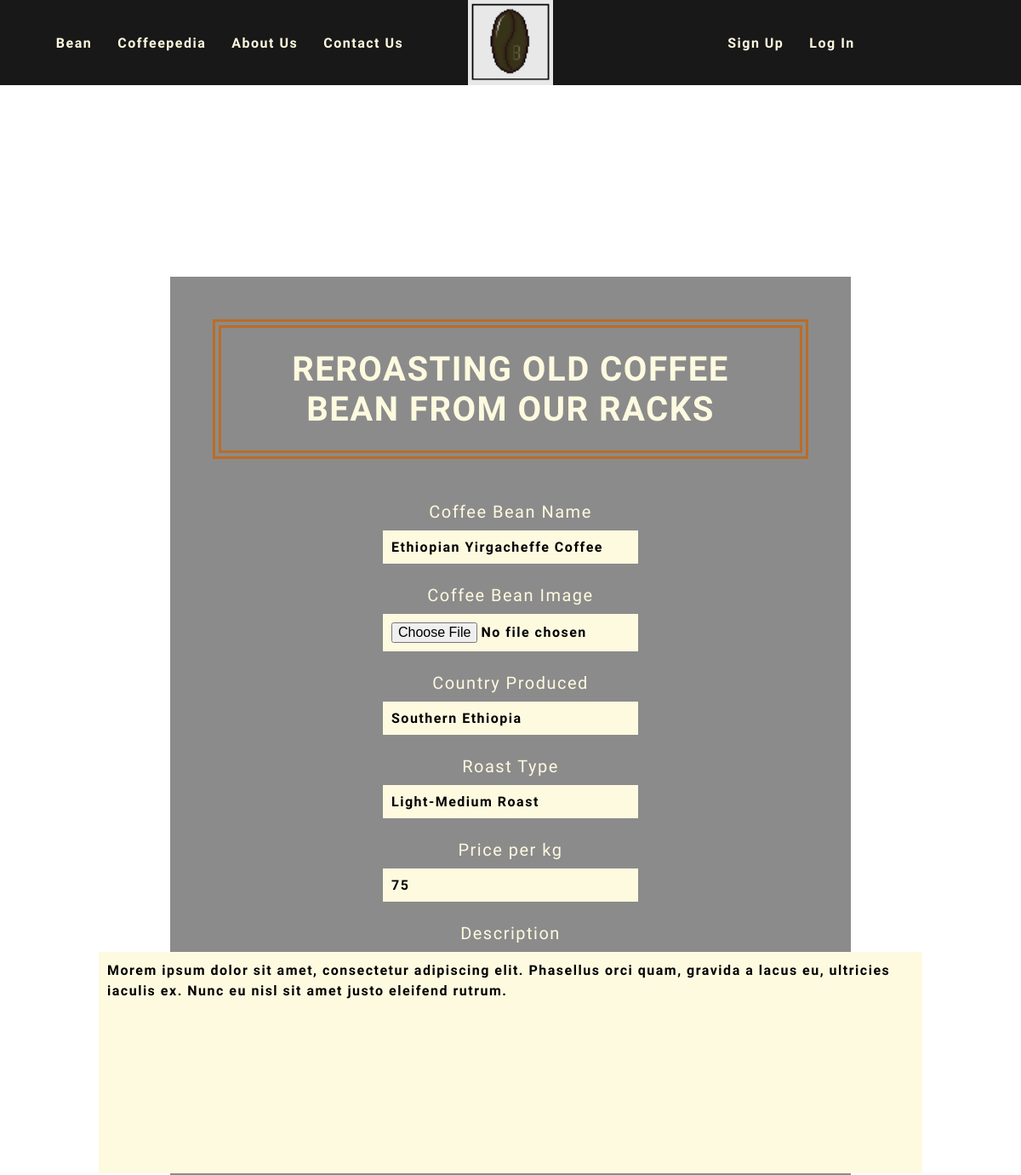
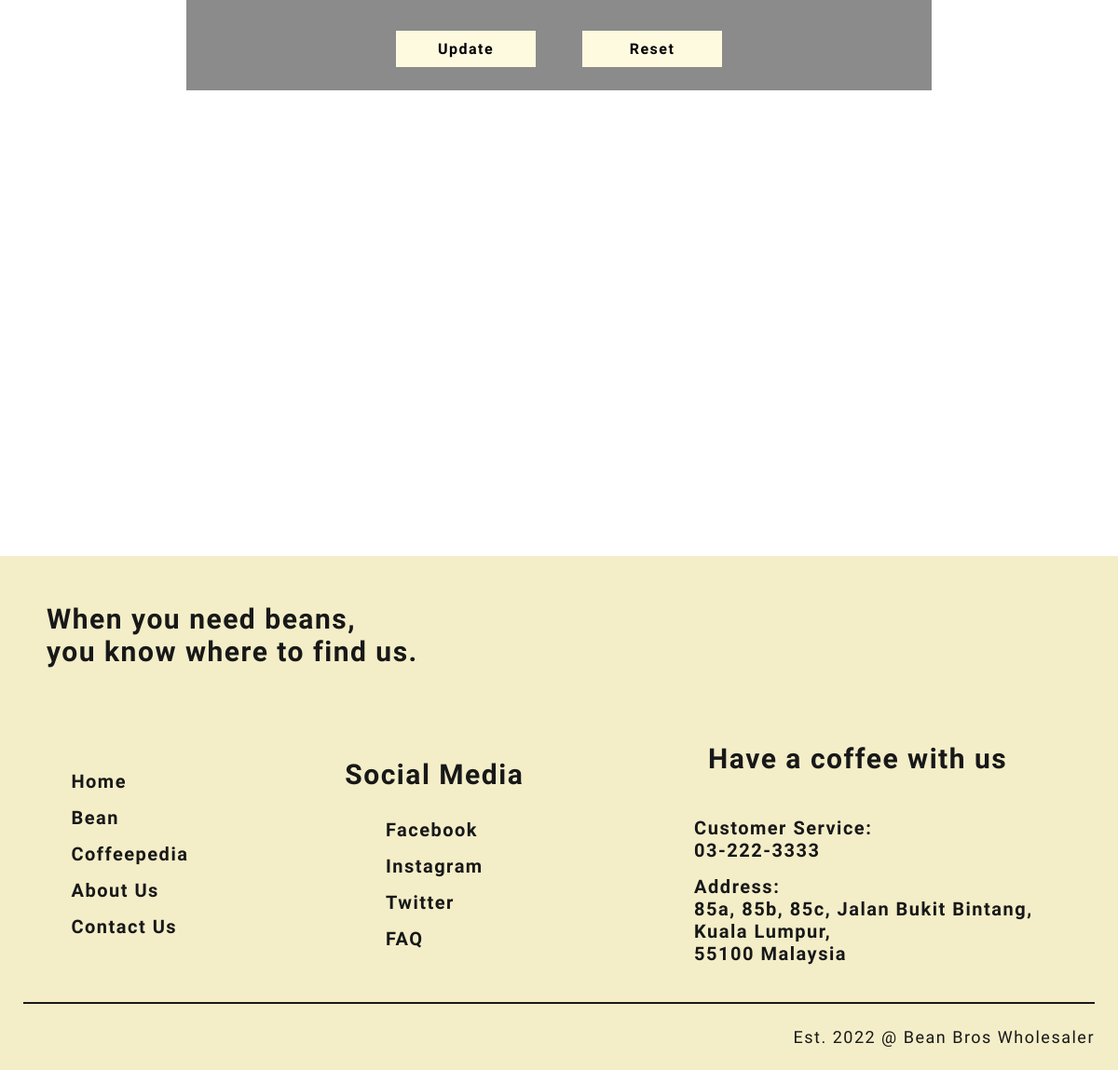
Page /php/editbeanpage.php?Bean_ID=6 on the committed database (2 pictures, top to bottom).
### tables this page shows
CREATE TABLE IF NOT EXISTS `coffee_bean` (
  `Bean_ID` int(255) NOT NULL AUTO_INCREMENT,
  `Coffee_Bean` text NOT NULL,
  `Coffee_Bean_Image` longblob NOT NULL,
  `Country` text NOT NULL,
  `Roast` text NOT NULL,
  `Price_Per_kg` int(255) NOT NULL,
  `Description` varchar(432) NOT NULL,
  PRIMARY KEY (`Bean_ID`)
);

### php/editbeanpage.php (the view, shortened to what this page needs)
<!DOCTYPE html>
<html>
    <head>
        <link rel = "stylesheet" href = "../css/editbeanpage.css">
        <link rel = "stylesheet" href = "https://use.fontawesome.com/releases/v5.15.4/css/all.css">
        <link rel = "stylesheet" href = "https://use.fontawesome.com/releases/v5.15.4/css/v4-shims.css">
    </head>
    <body>
        <div class="nav-bar">
            <div class="nav-bar-left">
                <h3><a href="bean.html">Bean</a></h3>
                <h3><a href="coffeepedia_c.html">Coffeepedia</a></h3>
                <h3><a href="aboutus.html">About Us</a></h3>
                <h3><a href="contactus.html">Contact Us</a></h3>
            </div>
            <div class="nav-bar-logo">
                <a href="home.html"><img src="../img/BeanBrosLogo1.png"></a>
            </div>
            <div class="nav-bar-right">
                <h3><a href="signuploginforgot.html">Sign Up</a></h3>
                <h3><a href="signuploginforgot.html">Log In</a></h3>
            </div>
        </div>
        <div class="edit-bean">
            <div class="edit-bean-parallax-group">
                <div class="edit-bean-parallax-base">
                    <div class="edit-bean-container">
                        <div class="edit-bean-title">
                            <h2>Reroasting Old Coffee Bean from Our Racks</h2>
                        </div>
                        <div class="edit-bean-form">
                            <?php
                                include("conn.php");
                                $editID = $_GET["Bean_ID"];
                                $editData = mysqli_query($con, "SELECT * FROM coffee_bean WHERE Bean_ID=$editID");
                                $row = mysqli_fetch_assoc($editData);
                            ?>
                            <form method="POST" action="editbean.php" enctype="multipart/form-data">
                                <label>Coffee Bean Name</label>
                                <input type="text" name="name" value="<?php echo $row["Coffee_Bean"]?>" required>
                                <label>Coffee Bean Image</label>
                                <input type="file" name="image" accept="image/*" required>
                                <label>Country Produced</label>
                                <input type="text" name="country" value="<?php echo $row["Country"]?>" required>
                                <label>Roast Type</label>
                                <input type="text" name="roast" value="<?php echo $row["Roast"]?>" required>
                                <label>Price per kg</label>
                                <input type="number" name="price" value="<?php echo $row["Price_Per_kg"]?>" required>
                                <label>Description</label>
                                <textarea name="description" placeholder="Max: 432 words" required rows="10" cols="100"><?php echo $row["Description"]?></textarea>
                                <div class="submit-reset-container">
                                    <input type="submit" value="Update">
                                    <input type="reset">
                                </div>
                            </form>
                        </div>
                    </div>
                    <div class="footer-container">
                        <div class="footer-quote-container">
                            <div class="footer-quote">
                                <p>When you need beans, <br>you know where to find us.</p>
                            </div>
                        </div>
                        <div class="footer-sub-container">
                            <div class="footer-nav">
                                <p><a href="home.html">Home</a></p>
                                <p><a href="bean.html">Bean</a></p>
                                <p><a href="coffeepedia_c.html">Coffeepedia</a></p>
                                <p><a href="aboutus.html">About Us</a></p>
                                <p><a href="contactus.html">Contact Us</a></p>
                            </div>
                            <div class="footer-social-media">
                                <div class="fsm-title">
                                    <p>Social Media</p>
                                </div>
                                <div class="fsm-content">
                                    <p>Facebook</p>
                                    <p>Instagram</p>
                                    <p>Twitter</p>
                                    <p><a href="faq.html">FAQ</a></p>
                                </div>
                            </div>
                            <div class="footer-contact-us">
                                <div class="fcu-title">
                                    <p>Have a coffee with us</p>
                                </div>
                                <div class="fcu-content">
                                    <p>Customer Service: <br>03-222-3333</p>
                                    <p>Address: <br>85a, 85b, 85c, Jalan Bukit Bintang, <br>Kuala Lumpur, <br>55100 Malaysia</p>
                                </div>
                            </div>
                        </div>
                        <div class="footer-copyright">
                            <p>Est. 2022 @ Bean Bros Wholesaler</p>
                        </div>
                    </div>
                </div>
            </div>
        </div>
    </body>
</html>

### rows in the picture
coffee_bean: name "Ethiopian Yirgacheffe Coffee", country "Southern Ethiopia", roast "Light-Medium Roast", price "75", description "Morem ipsum dolor sit amet, consectetur adipiscing elit. Phasellus orci quam, gravida a lacus eu, ultricies iaculis ex. Nunc eu nisl sit amet justo eleifend rutrum."
